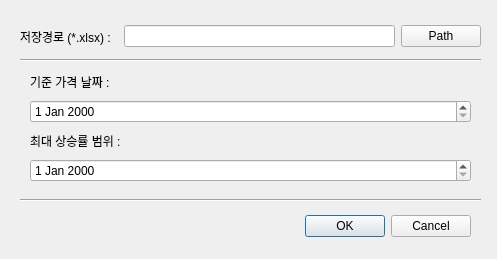
<?xml version="1.0" encoding="UTF-8"?>
<ui version="4.0">
 <class>Dialog</class>
 <widget class="QDialog" name="Dialog">
  <property name="enabled">
   <bool>true</bool>
  </property>
  <property name="geometry">
   <rect>
    <x>0</x>
    <y>0</y>
    <width>497</width>
    <height>259</height>
   </rect>
  </property>
  <property name="windowTitle">
   <string>코인개코 250위 가격</string>
  </property>
  <widget class="QDialogButtonBox" name="buttonBox">
   <property name="geometry">
    <rect>
     <x>220</x>
     <y>210</y>
     <width>251</width>
     <height>32</height>
    </rect>
   </property>
   <property name="orientation">
    <enum>Qt::Horizontal</enum>
   </property>
   <property name="standardButtons">
    <set>QDialogButtonBox::Cancel|QDialogButtonBox::Ok</set>
   </property>
  </widget>
  <widget class="Line" name="line">
   <property name="geometry">
    <rect>
     <x>20</x>
     <y>50</y>
     <width>461</width>
     <height>20</height>
    </rect>
   </property>
   <property name="orientation">
    <enum>Qt::Horizontal</enum>
   </property>
  </widget>
  <widget class="Line" name="line_2">
   <property name="geometry">
    <rect>
     <x>20</x>
     <y>190</y>
     <width>461</width>
     <height>20</height>
    </rect>
   </property>
   <property name="orientation">
    <enum>Qt::Horizontal</enum>
   </property>
  </widget>
  <widget class="QWidget" name="layoutWidget">
   <property name="geometry">
    <rect>
     <x>30</x>
     <y>70</y>
     <width>441</width>
     <height>112</height>
    </rect>
   </property>
   <layout class="QVBoxLayout" name="verticalLayout">
    <item>
     <widget class="QLabel" name="label_2">
      <property name="text">
       <string>기준 가격 날짜 :</string>
      </property>
     </widget>
    </item>
    <item>
     <widget class="QDateEdit" name="fromDate"/>
    </item>
    <item>
     <widget class="QLabel" name="label">
      <property name="text">
       <string>최대 상승률 범위 :</string>
      </property>
     </widget>
    </item>
    <item>
     <widget class="QDateEdit" name="endDate"/>
    </item>
   </layout>
  </widget>
  <widget class="QWidget" name="layoutWidget">
   <property name="geometry">
    <rect>
     <x>20</x>
     <y>20</y>
     <width>461</width>
     <height>33</height>
    </rect>
   </property>
   <layout class="QHBoxLayout" name="horizontalLayout">
    <item>
     <widget class="QLabel" name="label_3">
      <property name="text">
       <string>저장경로 (*.xlsx) :  </string>
      </property>
     </widget>
    </item>
    <item>
     <widget class="QLineEdit" name="savePath"/>
    </item>
    <item>
     <widget class="QPushButton" name="pathButton">
      <property name="text">
       <string>Path</string>
      </property>
     </widget>
    </item>
   </layout>
  </widget>
 </widget>
 <resources/>
 <connections>
  <connection>
   <sender>buttonBox</sender>
   <signal>accepted()</signal>
   <receiver>Dialog</receiver>
   <slot>accept()</slot>
   <hints>
    <hint type="sourcelabel">
     <x>248</x>
     <y>254</y>
    </hint>
    <hint type="destinationlabel">
     <x>157</x>
     <y>274</y>
    </hint>
   </hints>
  </connection>
  <connection>
   <sender>buttonBox</sender>
   <signal>rejected()</signal>
   <receiver>Dialog</receiver>
   <slot>reject()</slot>
   <hints>
    <hint type="sourcelabel">
     <x>316</x>
     <y>260</y>
    </hint>
    <hint type="destinationlabel">
     <x>286</x>
     <y>274</y>
    </hint>
   </hints>
  </connection>
 </connections>
</ui>
